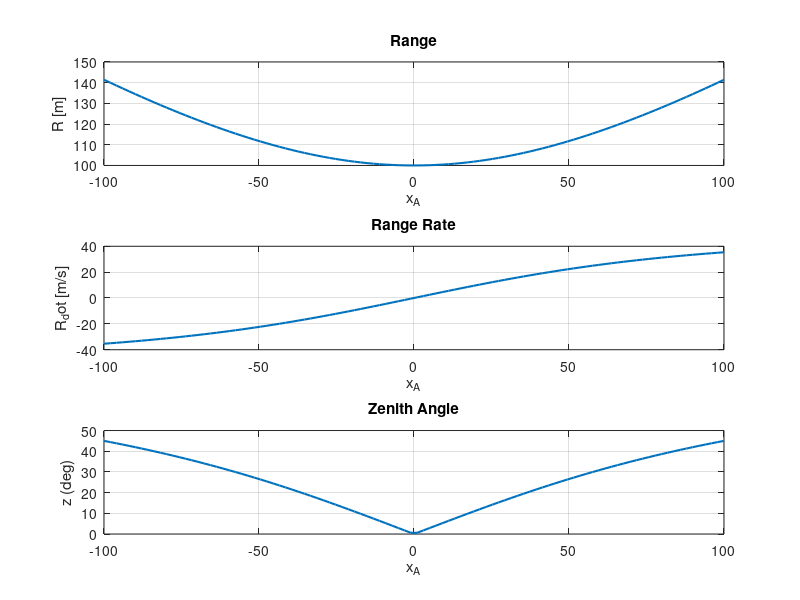

Write MATLAB code to recreate this figure.
%% ASEN 5090 GPS/GNSS
%% Justin Le
%% HW1 Script

clc; clear; close all

% Defining constants
v0 = 50; % [m/s]
x0 = 250; % [m]
h0 = 100; % [m]

% Equations are a function of xA
xa = linspace(-100,100);

% Ranging Equation
R = sqrt(xa.^2 + h0^2);

% Range Rate Equation
R_dot = xa.*v0.*(xa.^2+h0^2).^(-1/2);

% Zenith Equation
z = rad2deg(atan2(abs(xa),h0));


% Plotting Results
figure()

subplot(3,1,1)
plot(xa, R, 'LineWidth', 1.5)
grid on
xlabel('x_A')
ylabel('R [m]')
title('Range')

subplot(3,1,2)
plot(xa, R_dot, 'LineWidth', 1.5)
grid on
xlabel('x_A')
ylabel('R_dot [m/s]')
title('Range Rate')

subplot(3,1,3)
plot(xa, z, 'LineWidth', 1.5)
grid on
xlabel('x_A')
ylabel('z (deg)')
title('Zenith Angle')

% Save figure as PNG
exportgraphics(gcf, 'HW1_sensitivity.png', 'Resolution', 300);
